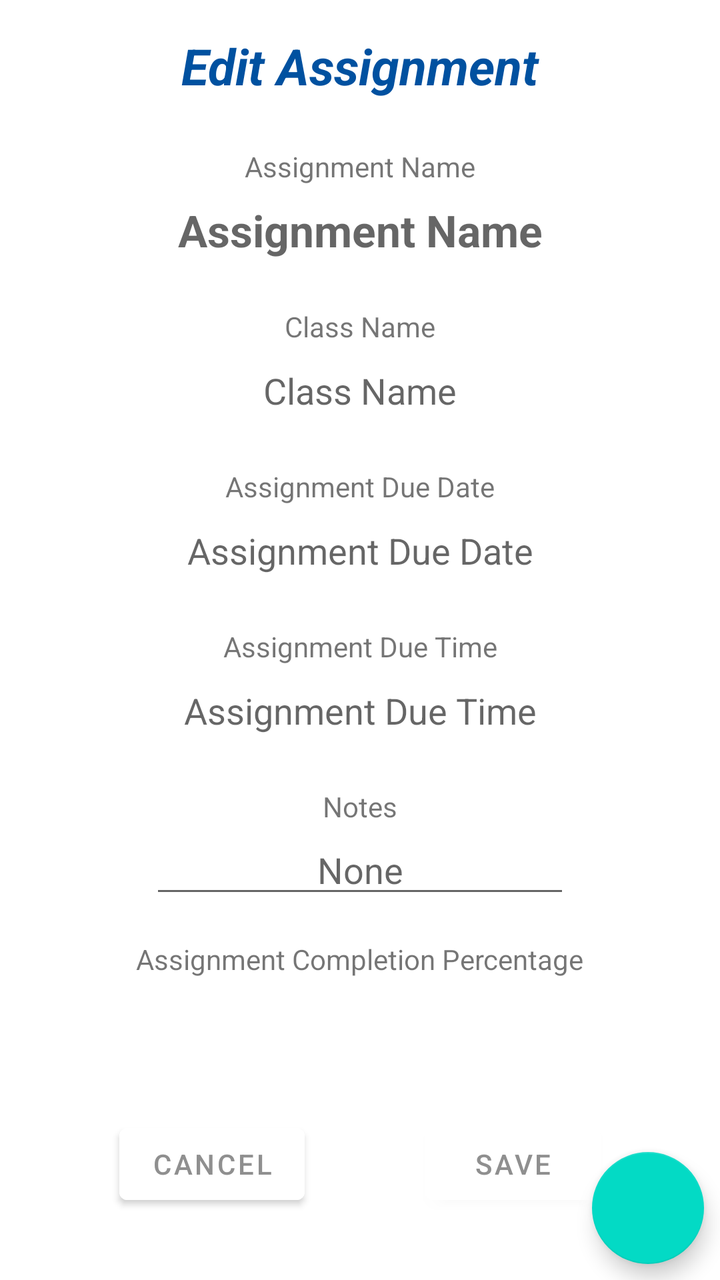
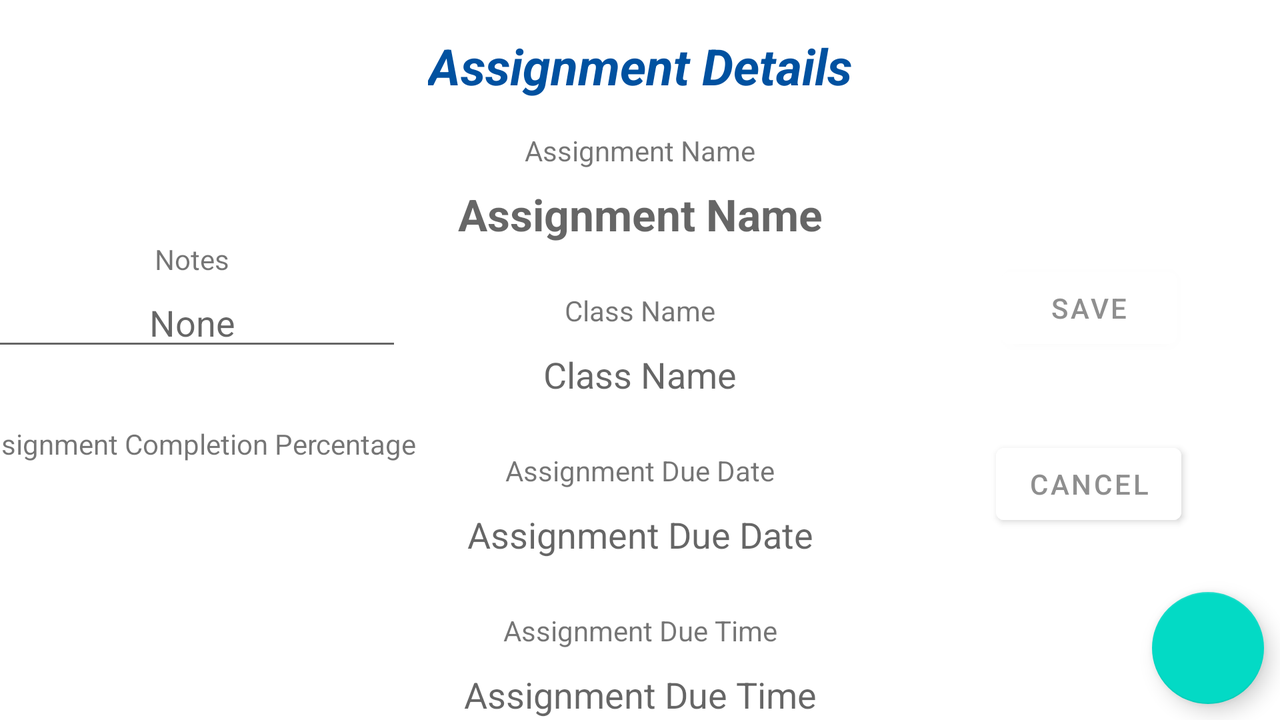

The same Android screen from two of the app's own layout files: first res/layout/ as a phone draws it, then the repository's variant for another configuration, drawn on a device whose configuration selects that folder. Both files follow.
<!-- AndroidManifest.xml: application theme Theme.VirtualAssistant -->
<!-- res/layout/fragment_edit_assignment.xml -->
<?xml version="1.0" encoding="utf-8"?>
<androidx.constraintlayout.widget.ConstraintLayout xmlns:android="http://schemas.android.com/apk/res/android"
    xmlns:app="http://schemas.android.com/apk/res-auto"
    xmlns:tools="http://schemas.android.com/tools"
    android:layout_width="match_parent"
    android:layout_height="match_parent"
    tools:context=".EditAssignmentFragment">

    <TextView
        android:id="@+id/textViewEditAssignmentName"
        android:layout_width="wrap_content"
        android:layout_height="wrap_content"
        android:layout_marginTop="16dp"
        android:text="@string/editAssignment"
        android:textColor="#0051A0"
        android:textSize="25sp"
        android:textStyle="bold|italic"
        app:layout_constraintEnd_toEndOf="parent"
        app:layout_constraintHorizontal_bias="0.5"
        app:layout_constraintStart_toStartOf="parent"
        app:layout_constraintTop_toTopOf="parent" />

    <TextView
        android:id="@+id/textViewE6"
        android:layout_width="wrap_content"
        android:layout_height="wrap_content"
        android:layout_marginTop="24dp"
        android:text="@string/assignmentName"
        app:layout_constraintEnd_toEndOf="parent"
        app:layout_constraintHorizontal_bias="0.5"
        app:layout_constraintStart_toStartOf="parent"
        app:layout_constraintTop_toBottomOf="@+id/textViewEditAssignmentName" />

    <EditText
        android:id="@+id/editTextEditAssignmentName2"
        android:layout_width="wrap_content"
        android:layout_height="45dp"
        android:background="@android:color/transparent"
        android:ems="10"
        android:gravity="center"
        android:hint="@string/assignmentName"
        android:importantForAutofill="no"
        android:inputType="textPersonName"
        android:textSize="22sp"
        android:textStyle="bold"
        app:layout_constraintEnd_toEndOf="parent"
        app:layout_constraintHorizontal_bias="0.5"
        app:layout_constraintStart_toStartOf="parent"
        app:layout_constraintTop_toBottomOf="@+id/textViewE6" />

    <TextView
        android:id="@+id/textViewE7"
        android:layout_width="wrap_content"
        android:layout_height="wrap_content"
        android:layout_marginTop="16dp"
        android:text="@string/className"
        app:layout_constraintEnd_toEndOf="parent"
        app:layout_constraintHorizontal_bias="0.5"
        app:layout_constraintStart_toStartOf="parent"
        app:layout_constraintTop_toBottomOf="@+id/editTextEditAssignmentName2" />

    <EditText
        android:id="@+id/editTextEditAssignmentSubject2"
        android:layout_width="wrap_content"
        android:layout_height="45dp"
        android:background="@android:color/transparent"
        android:ems="10"
        android:gravity="center"
        android:focusable="false"
        android:hint="@string/className"
        android:importantForAutofill="no"
        android:inputType="textPersonName"
        app:layout_constraintEnd_toEndOf="parent"
        app:layout_constraintHorizontal_bias="0.5"
        app:layout_constraintStart_toStartOf="parent"
        app:layout_constraintTop_toBottomOf="@+id/textViewE7" />

    <TextView
        android:id="@+id/textViewE8"
        android:layout_width="wrap_content"
        android:layout_height="wrap_content"
        android:layout_marginTop="16dp"
        android:text="@string/assignmentDueDate"
        app:layout_constraintEnd_toEndOf="parent"
        app:layout_constraintHorizontal_bias="0.5"
        app:layout_constraintStart_toStartOf="parent"
        app:layout_constraintTop_toBottomOf="@+id/editTextEditAssignmentSubject2" />

    <EditText
        android:id="@+id/editTextEditAssignmentDueDate2"
        android:layout_width="wrap_content"
        android:layout_height="45dp"
        android:background="@android:color/transparent"
        android:ems="10"
        android:focusable="false"
        android:gravity="center"
        android:hint="@string/assignmentDueDate"
        android:importantForAutofill="no"
        android:inputType="date"
        app:layout_constraintEnd_toEndOf="parent"
        app:layout_constraintHorizontal_bias="0.5"
        app:layout_constraintStart_toStartOf="parent"
        app:layout_constraintTop_toBottomOf="@+id/textViewE8" />

    <TextView
        android:id="@+id/textViewE9"
        android:layout_width="wrap_content"
        android:layout_height="wrap_content"
        android:layout_marginTop="16dp"
        android:text="@string/assignmentDueTime"
        app:layout_constraintEnd_toEndOf="parent"
        app:layout_constraintHorizontal_bias="0.5"
        app:layout_constraintStart_toStartOf="parent"
        app:layout_constraintTop_toBottomOf="@+id/editTextEditAssignmentDueDate2" />

    <EditText
        android:id="@+id/editTextEditAssignmentDueTime2"
        android:layout_width="wrap_content"
        android:layout_height="45dp"
        android:background="@android:color/transparent"
        android:ems="10"
        android:focusable="false"
        android:gravity="center"
        android:hint="@string/assignmentDueTime"
        android:importantForAutofill="no"
        android:inputType="textPersonName"
        app:layout_constraintEnd_toEndOf="parent"
        app:layout_constraintHorizontal_bias="0.5"
        app:layout_constraintStart_toStartOf="parent"
        app:layout_constraintTop_toBottomOf="@+id/textViewE9" />

    <TextView
        android:id="@+id/textViewE10"
        android:layout_width="wrap_content"
        android:layout_height="wrap_content"
        android:layout_marginTop="16dp"
        android:text="@string/notes"
        app:layout_constraintEnd_toEndOf="parent"
        app:layout_constraintHorizontal_bias="0.5"
        app:layout_constraintStart_toStartOf="parent"
        app:layout_constraintTop_toBottomOf="@+id/editTextEditAssignmentDueTime2" />

    <EditText
        android:id="@+id/editTextTextMultiLine2"
        android:layout_width="wrap_content"
        android:layout_height="wrap_content"
        android:ems="10"
        android:gravity="center|top"
        android:hint="@string/none"
        android:inputType="textMultiLine"
        app:layout_constraintEnd_toEndOf="parent"
        app:layout_constraintHorizontal_bias="0.5"
        app:layout_constraintStart_toStartOf="parent"
        app:layout_constraintTop_toBottomOf="@+id/textViewE10" />

    <TextView
        android:id="@+id/textViewE11"
        android:layout_width="wrap_content"
        android:layout_height="wrap_content"
        android:layout_marginTop="16dp"
        android:text="@string/asgmtPercent"
        app:layout_constraintEnd_toEndOf="parent"
        app:layout_constraintHorizontal_bias="0.5"
        app:layout_constraintStart_toStartOf="parent"
        app:layout_constraintTop_toBottomOf="@+id/editTextTextMultiLine2" />

    <EditText
        android:id="@+id/editTextEditAssignmentStatus2"
        android:layout_width="wrap_content"
        android:layout_height="45dp"
        android:background="@android:color/transparent"
        android:ems="10"
        android:focusable="false"
        android:gravity="center"
        android:importantForAutofill="no"
        android:inputType="textPersonName"
        app:layout_constraintEnd_toEndOf="parent"
        app:layout_constraintHorizontal_bias="0.502"
        app:layout_constraintStart_toStartOf="parent"
        app:layout_constraintTop_toBottomOf="@+id/textViewE11" />

    <Button
        android:id="@+id/buttonAssignmentCancel2"
        android:layout_width="wrap_content"
        android:layout_height="wrap_content"
        android:layout_marginTop="24dp"
        android:backgroundTint="#FFFFFF"
        android:text="@string/cancel"
        android:textColor="#8F8F8F"
        app:layout_constraintEnd_toStartOf="@+id/buttonAssignmentSave"
        app:layout_constraintHorizontal_bias="0.5"
        app:layout_constraintStart_toStartOf="parent"
        app:layout_constraintTop_toBottomOf="@+id/editTextEditAssignmentStatus2" />

    <Button
        android:id="@+id/buttonAssignmentSave"
        android:layout_width="wrap_content"
        android:layout_height="wrap_content"
        android:layout_marginTop="24dp"
        android:backgroundTint="#FFFFFF"
        android:text="@string/save"
        android:textColor="#8F8F8F"
        app:layout_constraintEnd_toEndOf="parent"
        app:layout_constraintHorizontal_bias="0.5"
        app:layout_constraintStart_toEndOf="@+id/buttonAssignmentCancel2"
        app:layout_constraintTop_toBottomOf="@+id/editTextEditAssignmentStatus2" />

    <com.google.android.material.floatingactionbutton.FloatingActionButton
        android:id="@+id/editAssignmentNotificationButton"
        android:layout_width="wrap_content"
        android:layout_height="wrap_content"
        android:clickable="true"
        android:layout_margin="8dp"
        android:src="@drawable/ic_baseline_notifications_24"
        app:layout_constraintBottom_toBottomOf="parent"
        app:layout_constraintEnd_toEndOf="parent" />


</androidx.constraintlayout.widget.ConstraintLayout>
<!-- resources referenced by this layout -->
<resources>
  <string name="asgmtPercent">Assignment Completion Percentage</string>
  <string name="assignmentDueDate">Assignment Due Date</string>
  <string name="assignmentDueTime">Assignment Due Time</string>
  <string name="assignmentName">Assignment Name</string>
  <string name="cancel">Cancel</string>
  <string name="className">Class Name</string>
  <string name="editAssignment">Edit Assignment</string>
  <string name="none">None</string>
  <string name="notes">Notes</string>
  <string name="save">Save</string>
  <style name="Theme.VirtualAssistant" parent="Theme.MaterialComponents.DayNight.DarkActionBar">
          
          <item name="colorPrimary">@color/purple_500</item>
          <item name="colorPrimaryVariant">@color/purple_700</item>
          <item name="colorOnPrimary">@color/white</item>
          
          <item name="colorSecondary">@color/teal_200</item>
          <item name="colorSecondaryVariant">@color/teal_700</item>
          <item name="colorOnSecondary">@color/black</item>
          
          <item name="android:statusBarColor" tools:targetApi="l">?attr/colorPrimaryVariant</item>
          
      </style>
</resources>
<!-- res/layout-land/fragment_edit_assignment.xml (the repository's variant of the layout above) -->
<!-- drawn on the phone turned sideways -->
<?xml version="1.0" encoding="utf-8"?>
<androidx.constraintlayout.widget.ConstraintLayout xmlns:android="http://schemas.android.com/apk/res/android"
    xmlns:app="http://schemas.android.com/apk/res-auto"
    xmlns:tools="http://schemas.android.com/tools"
    android:layout_width="match_parent"
    android:layout_height="match_parent"
    tools:context=".EditAssignmentFragment">

    <TextView
        android:id="@+id/textViewEditAssignmentName"
        android:layout_width="wrap_content"
        android:layout_height="wrap_content"
        android:layout_marginTop="16dp"
        android:text="@string/assignmentDetails"
        android:textColor="#0051A0"
        android:textSize="25sp"
        android:textStyle="bold|italic"
        app:layout_constraintEnd_toEndOf="parent"
        app:layout_constraintHorizontal_bias="0.5"
        app:layout_constraintStart_toStartOf="parent"
        app:layout_constraintTop_toTopOf="parent" />

    <TextView
        android:id="@+id/textViewE6"
        android:layout_width="wrap_content"
        android:layout_height="wrap_content"
        android:layout_marginTop="16dp"
        android:text="@string/assignmentName"
        app:layout_constraintEnd_toEndOf="parent"
        app:layout_constraintHorizontal_bias="0.5"
        app:layout_constraintStart_toStartOf="parent"
        app:layout_constraintTop_toBottomOf="@+id/textViewEditAssignmentName" />

    <EditText
        android:id="@+id/editTextEditAssignmentName2"
        android:layout_width="wrap_content"
        android:layout_height="45dp"
        android:background="@android:color/transparent"
        android:ems="10"
        android:gravity="center"
        android:hint="@string/assignmentName"
        android:importantForAutofill="no"
        android:inputType="textPersonName"
        android:textSize="22sp"
        android:textStyle="bold"
        app:layout_constraintEnd_toEndOf="parent"
        app:layout_constraintHorizontal_bias="0.5"
        app:layout_constraintStart_toStartOf="parent"
        app:layout_constraintTop_toBottomOf="@+id/textViewE6" />

    <TextView
        android:id="@+id/textViewE7"
        android:layout_width="wrap_content"
        android:layout_height="wrap_content"
        android:layout_marginTop="16dp"
        android:text="@string/className"
        app:layout_constraintEnd_toEndOf="parent"
        app:layout_constraintHorizontal_bias="0.5"
        app:layout_constraintStart_toStartOf="parent"
        app:layout_constraintTop_toBottomOf="@+id/editTextEditAssignmentName2" />

    <EditText
        android:id="@+id/editTextEditAssignmentSubject2"
        android:layout_width="wrap_content"
        android:layout_height="45dp"
        android:background="@android:color/transparent"
        android:ems="10"
        android:gravity="center"
        android:focusable="false"
        android:hint="@string/className"
        android:importantForAutofill="no"
        android:inputType="textPersonName"
        app:layout_constraintEnd_toEndOf="parent"
        app:layout_constraintHorizontal_bias="0.5"
        app:layout_constraintStart_toStartOf="parent"
        app:layout_constraintTop_toBottomOf="@+id/textViewE7" />

    <TextView
        android:id="@+id/textViewE8"
        android:layout_width="wrap_content"
        android:layout_height="wrap_content"
        android:layout_marginTop="16dp"
        android:text="@string/assignmentDueDate"
        app:layout_constraintEnd_toEndOf="parent"
        app:layout_constraintHorizontal_bias="0.5"
        app:layout_constraintStart_toStartOf="parent"
        app:layout_constraintTop_toBottomOf="@+id/editTextEditAssignmentSubject2" />

    <EditText
        android:id="@+id/editTextEditAssignmentDueDate2"
        android:layout_width="wrap_content"
        android:layout_height="45dp"
        android:background="@android:color/transparent"
        android:ems="10"
        android:focusable="false"
        android:gravity="center"
        android:hint="@string/assignmentDueDate"
        android:importantForAutofill="no"
        android:inputType="date"
        app:layout_constraintEnd_toEndOf="parent"
        app:layout_constraintHorizontal_bias="0.5"
        app:layout_constraintStart_toStartOf="parent"
        app:layout_constraintTop_toBottomOf="@+id/textViewE8" />

    <TextView
        android:id="@+id/textViewE9"
        android:layout_width="wrap_content"
        android:layout_height="wrap_content"
        android:layout_marginTop="16dp"
        android:text="@string/assignmentDueTime"
        app:layout_constraintEnd_toEndOf="parent"
        app:layout_constraintHorizontal_bias="0.5"
        app:layout_constraintStart_toStartOf="parent"
        app:layout_constraintTop_toBottomOf="@+id/editTextEditAssignmentDueDate2" />

    <EditText
        android:id="@+id/editTextEditAssignmentDueTime2"
        android:layout_width="wrap_content"
        android:layout_height="45dp"
        android:background="@android:color/transparent"
        android:ems="10"
        android:focusable="false"
        android:gravity="center"
        android:hint="@string/assignmentDueTime"
        android:importantForAutofill="no"
        android:inputType="textPersonName"
        app:layout_constraintEnd_toEndOf="parent"
        app:layout_constraintHorizontal_bias="0.5"
        app:layout_constraintStart_toStartOf="parent"
        app:layout_constraintTop_toBottomOf="@+id/textViewE9" />

    <TextView
        android:id="@+id/textViewE10"
        android:layout_width="wrap_content"
        android:layout_height="wrap_content"
        android:layout_marginTop="120dp"
        android:text="@string/notes"
        app:layout_constraintEnd_toStartOf="@+id/editTextEditAssignmentName2"
        app:layout_constraintHorizontal_bias="0.5"
        app:layout_constraintStart_toStartOf="parent"
        app:layout_constraintTop_toTopOf="parent" />

    <EditText
        android:id="@+id/editTextTextMultiLine2"
        android:layout_width="wrap_content"
        android:layout_height="wrap_content"
        android:ems="10"
        android:gravity="center|top"
        android:hint="@string/none"
        android:inputType="textMultiLine"
        app:layout_constraintEnd_toStartOf="@+id/editTextEditAssignmentName2"
        app:layout_constraintStart_toStartOf="parent"
        app:layout_constraintTop_toBottomOf="@+id/textViewE10" />

    <TextView
        android:id="@+id/textViewE11"
        android:layout_width="wrap_content"
        android:layout_height="wrap_content"
        android:layout_marginTop="32dp"
        android:text="@string/asgmtPercent"
        app:layout_constraintEnd_toStartOf="@+id/editTextEditAssignmentName2"
        app:layout_constraintStart_toStartOf="parent"
        app:layout_constraintTop_toBottomOf="@+id/editTextTextMultiLine2" />

    <EditText
        android:id="@+id/editTextEditAssignmentStatus2"
        android:layout_width="wrap_content"
        android:layout_height="45dp"
        android:background="@android:color/transparent"
        android:ems="10"
        android:focusable="false"
        android:gravity="center"
        android:importantForAutofill="no"
        android:inputType="textPersonName"
        app:layout_constraintEnd_toStartOf="@+id/editTextEditAssignmentName2"
        app:layout_constraintStart_toStartOf="parent"
        app:layout_constraintTop_toBottomOf="@+id/textViewE11" />

    <Button
        android:id="@+id/buttonAssignmentCancel2"
        android:layout_width="wrap_content"
        android:layout_height="wrap_content"
        android:layout_marginTop="40dp"
        android:backgroundTint="#FFFFFF"
        android:text="@string/cancel"
        android:textColor="#8F8F8F"
        app:layout_constraintEnd_toEndOf="parent"
        app:layout_constraintStart_toEndOf="@+id/editTextEditAssignmentName2"
        app:layout_constraintTop_toBottomOf="@+id/buttonAssignmentSave" />

    <Button
        android:id="@+id/buttonAssignmentSave"
        android:layout_width="wrap_content"
        android:layout_height="wrap_content"
        android:layout_marginTop="130dp"
        android:backgroundTint="#FFFFFF"
        android:text="@string/save"
        android:textColor="#8F8F8F"
        app:layout_constraintEnd_toEndOf="parent"
        app:layout_constraintStart_toEndOf="@+id/editTextEditAssignmentName2"
        app:layout_constraintTop_toTopOf="parent" />

    <com.google.android.material.floatingactionbutton.FloatingActionButton
        android:id="@+id/editAssignmentNotificationButton"
        android:layout_width="wrap_content"
        android:layout_height="wrap_content"
        android:clickable="true"
        android:layout_margin="8dp"
        android:src="@drawable/ic_baseline_notifications_24"
        app:layout_constraintBottom_toBottomOf="parent"
        app:layout_constraintEnd_toEndOf="parent" />


</androidx.constraintlayout.widget.ConstraintLayout>
<!-- resources referenced by the variant -->
<!-- as the phone turned sideways resolves them -->
<resources>
  <string name="asgmtPercent">Assignment Completion Percentage</string>
  <string name="assignmentDetails">Assignment Details</string>
  <string name="assignmentDueDate">Assignment Due Date</string>
  <string name="assignmentDueTime">Assignment Due Time</string>
  <string name="assignmentName">Assignment Name</string>
  <string name="cancel">Cancel</string>
  <string name="className">Class Name</string>
  <string name="none">None</string>
  <string name="notes">Notes</string>
  <string name="save">Save</string>
  <style name="Theme.VirtualAssistant" parent="Theme.MaterialComponents.DayNight.DarkActionBar">
          
          <item name="colorPrimary">@color/purple_500</item>
          <item name="colorPrimaryVariant">@color/purple_700</item>
          <item name="colorOnPrimary">@color/white</item>
          
          <item name="colorSecondary">@color/teal_200</item>
          <item name="colorSecondaryVariant">@color/teal_700</item>
          <item name="colorOnSecondary">@color/black</item>
          
          <item name="android:statusBarColor" tools:targetApi="l">?attr/colorPrimaryVariant</item>
          
      </style>
</resources>
